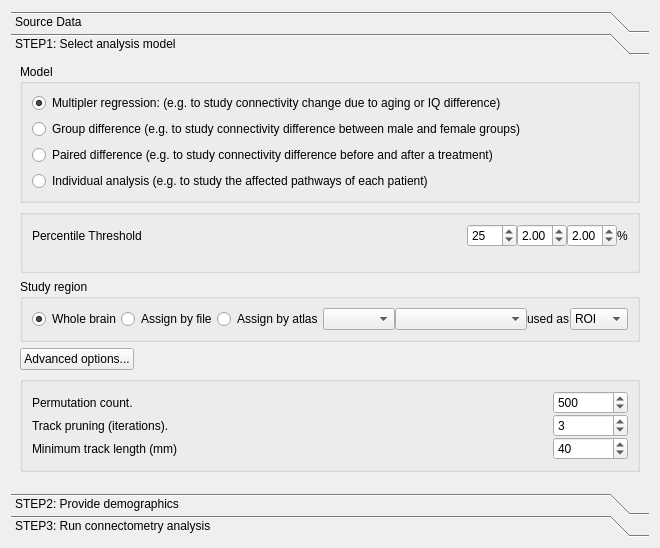
<?xml version="1.0" encoding="UTF-8"?>
<ui version="4.0">
 <class>vbc_dialog</class>
 <widget class="QDialog" name="vbc_dialog">
  <property name="geometry">
   <rect>
    <x>0</x>
    <y>0</y>
    <width>660</width>
    <height>548</height>
   </rect>
  </property>
  <property name="windowTitle">
   <string>Connectometry</string>
  </property>
  <property name="windowIcon">
   <iconset resource="../icons.qrc">
    <normaloff>:/icons/icons/axial.xpm</normaloff>:/icons/icons/axial.xpm</iconset>
  </property>
  <layout class="QVBoxLayout" name="verticalLayout">
   <item>
    <widget class="QWidget" name="widget_2" native="true">
     <layout class="QVBoxLayout" name="verticalLayout_9">
      <property name="margin">
       <number>0</number>
      </property>
      <item>
       <widget class="QToolBox" name="toolBox">
        <property name="currentIndex">
         <number>1</number>
        </property>
        <property name="tabSpacing">
         <number>0</number>
        </property>
        <widget class="QWidget" name="page">
         <property name="geometry">
          <rect>
           <x>0</x>
           <y>0</y>
           <width>642</width>
           <height>446</height>
          </rect>
         </property>
         <attribute name="label">
          <string>Source Data</string>
         </attribute>
         <layout class="QVBoxLayout" name="verticalLayout_24">
          <item>
           <layout class="QHBoxLayout" name="horizontalLayout_4">
            <property name="spacing">
             <number>0</number>
            </property>
            <item>
             <widget class="QPushButton" name="save_name_list">
              <property name="text">
               <string>Save name list...</string>
              </property>
             </widget>
            </item>
            <item>
             <widget class="QToolButton" name="remove_sel_subject">
              <property name="text">
               <string>Remove selected subject</string>
              </property>
              <property name="icon">
               <iconset resource="../icons.qrc">
                <normaloff>:/icons/icons/delete.xpm</normaloff>:/icons/icons/delete.xpm</iconset>
              </property>
             </widget>
            </item>
            <item>
             <spacer name="horizontalSpacer">
              <property name="orientation">
               <enum>Qt::Horizontal</enum>
              </property>
              <property name="sizeHint" stdset="0">
               <size>
                <width>40</width>
                <height>20</height>
               </size>
              </property>
             </spacer>
            </item>
           </layout>
          </item>
          <item>
           <widget class="QSplitter" name="splitter">
            <property name="orientation">
             <enum>Qt::Vertical</enum>
            </property>
            <widget class="QWidget" name="widget_3" native="true">
             <layout class="QVBoxLayout" name="verticalLayout_6">
              <property name="spacing">
               <number>0</number>
              </property>
              <property name="margin">
               <number>0</number>
              </property>
              <item>
               <widget class="QSplitter" name="splitter_5">
                <property name="orientation">
                 <enum>Qt::Horizontal</enum>
                </property>
                <widget class="QWidget" name="widget_4" native="true">
                 <layout class="QVBoxLayout" name="verticalLayout_13">
                  <property name="spacing">
                   <number>0</number>
                  </property>
                  <property name="margin">
                   <number>0</number>
                  </property>
                  <item>
                   <layout class="QHBoxLayout" name="horizontalLayout_17">
                    <item>
                     <widget class="QLabel" name="label_13">
                      <property name="text">
                       <string>Zoom</string>
                      </property>
                     </widget>
                    </item>
                    <item>
                     <widget class="QDoubleSpinBox" name="zoom">
                      <property name="minimum">
                       <double>0.100000000000000</double>
                      </property>
                      <property name="maximum">
                       <double>20.000000000000000</double>
                      </property>
                      <property name="value">
                       <double>3.000000000000000</double>
                      </property>
                     </widget>
                    </item>
                    <item>
                     <widget class="QLabel" name="coordinate">
                      <property name="text">
                       <string>(x,y,z)</string>
                      </property>
                     </widget>
                    </item>
                    <item>
                     <spacer name="horizontalSpacer_6">
                      <property name="orientation">
                       <enum>Qt::Horizontal</enum>
                      </property>
                      <property name="sizeHint" stdset="0">
                       <size>
                        <width>40</width>
                        <height>20</height>
                       </size>
                      </property>
                     </spacer>
                    </item>
                   </layout>
                  </item>
                  <item>
                   <widget class="QGraphicsView" name="vbc_view"/>
                  </item>
                  <item>
                   <widget class="QScrollBar" name="AxiSlider">
                    <property name="orientation">
                     <enum>Qt::Horizontal</enum>
                    </property>
                   </widget>
                  </item>
                 </layout>
                </widget>
                <widget class="QTableWidget" name="subject_list">
                 <property name="sizePolicy">
                  <sizepolicy hsizetype="Minimum" vsizetype="Expanding">
                   <horstretch>0</horstretch>
                   <verstretch>0</verstretch>
                  </sizepolicy>
                 </property>
                 <property name="selectionMode">
                  <enum>QAbstractItemView::SingleSelection</enum>
                 </property>
                 <property name="selectionBehavior">
                  <enum>QAbstractItemView::SelectRows</enum>
                 </property>
                 <column>
                  <property name="text">
                   <string>Subject ID</string>
                  </property>
                 </column>
                 <column>
                  <property name="text">
                   <string>Value</string>
                  </property>
                 </column>
                 <column>
                  <property name="text">
                   <string>R2</string>
                  </property>
                 </column>
                </widget>
               </widget>
              </item>
             </layout>
            </widget>
            <widget class="QCustomPlot" name="vbc_report" native="true"/>
           </widget>
          </item>
         </layout>
        </widget>
        <widget class="QWidget" name="page_2">
         <property name="geometry">
          <rect>
           <x>0</x>
           <y>0</y>
           <width>642</width>
           <height>446</height>
          </rect>
         </property>
         <attribute name="label">
          <string>STEP1: Select analysis model</string>
         </attribute>
         <layout class="QVBoxLayout" name="verticalLayout_23">
          <item>
           <widget class="QGroupBox" name="groupBox_4">
            <property name="title">
             <string>Model</string>
            </property>
            <layout class="QVBoxLayout" name="verticalLayout_21">
             <item>
              <widget class="QRadioButton" name="rb_multiple_regression">
               <property name="text">
                <string>Multipler regression: (e.g. to study connectivity change due to aging or IQ difference)</string>
               </property>
               <property name="checked">
                <bool>true</bool>
               </property>
              </widget>
             </item>
             <item>
              <widget class="QRadioButton" name="rb_group_difference">
               <property name="enabled">
                <bool>true</bool>
               </property>
               <property name="text">
                <string>Group difference (e.g. to study connectivity difference between male and female groups)</string>
               </property>
              </widget>
             </item>
             <item>
              <widget class="QRadioButton" name="rb_paired_difference">
               <property name="enabled">
                <bool>true</bool>
               </property>
               <property name="text">
                <string>Paired difference (e.g. to study connectivity difference before and after a treatment)</string>
               </property>
              </widget>
             </item>
             <item>
              <widget class="QRadioButton" name="rb_individual_analysis">
               <property name="text">
                <string>Individual analysis (e.g. to study the affected pathways of each patient)</string>
               </property>
              </widget>
             </item>
            </layout>
           </widget>
          </item>
          <item>
           <widget class="QGroupBox" name="groupBox">
            <property name="title">
             <string/>
            </property>
            <layout class="QVBoxLayout" name="verticalLayout_4">
             <property name="spacing">
              <number>0</number>
             </property>
             <property name="margin">
              <number>9</number>
             </property>
             <item>
              <layout class="QHBoxLayout" name="percentile_rank_layout">
               <item>
                <widget class="QLabel" name="threshold_label">
                 <property name="text">
                  <string>Percentile Threshold</string>
                 </property>
                </widget>
               </item>
               <item>
                <widget class="QSpinBox" name="percentage_dif">
                 <property name="maximumSize">
                  <size>
                   <width>50</width>
                   <height>16777215</height>
                  </size>
                 </property>
                 <property name="maximum">
                  <number>200</number>
                 </property>
                 <property name="value">
                  <number>25</number>
                 </property>
                </widget>
               </item>
               <item>
                <widget class="QDoubleSpinBox" name="t_threshold">
                 <property name="maximumSize">
                  <size>
                   <width>50</width>
                   <height>16777215</height>
                  </size>
                 </property>
                 <property name="maximum">
                  <double>5.000000000000000</double>
                 </property>
                 <property name="singleStep">
                  <double>1.000000000000000</double>
                 </property>
                 <property name="value">
                  <double>2.000000000000000</double>
                 </property>
                </widget>
               </item>
               <item>
                <widget class="QDoubleSpinBox" name="percentile">
                 <property name="maximumSize">
                  <size>
                   <width>50</width>
                   <height>16777215</height>
                  </size>
                 </property>
                 <property name="decimals">
                  <number>2</number>
                 </property>
                 <property name="minimum">
                  <double>0.000000000000000</double>
                 </property>
                 <property name="maximum">
                  <double>100.000000000000000</double>
                 </property>
                 <property name="singleStep">
                  <double>1.000000000000000</double>
                 </property>
                 <property name="value">
                  <double>2.000000000000000</double>
                 </property>
                </widget>
               </item>
               <item>
                <widget class="QLabel" name="percentage_label">
                 <property name="sizePolicy">
                  <sizepolicy hsizetype="Maximum" vsizetype="Preferred">
                   <horstretch>0</horstretch>
                   <verstretch>0</verstretch>
                  </sizepolicy>
                 </property>
                 <property name="text">
                  <string>%</string>
                 </property>
                </widget>
               </item>
              </layout>
             </item>
             <item>
              <widget class="QLabel" name="explaination">
               <property name="text">
                <string/>
               </property>
              </widget>
             </item>
            </layout>
           </widget>
          </item>
          <item>
           <widget class="QGroupBox" name="percentile_rank_group">
            <property name="title">
             <string>Study region</string>
            </property>
            <layout class="QVBoxLayout" name="verticalLayout_2">
             <property name="spacing">
              <number>0</number>
             </property>
             <item>
              <layout class="QHBoxLayout" name="horizontalLayout_15">
               <property name="spacing">
                <number>0</number>
               </property>
               <item>
                <widget class="QRadioButton" name="roi_whole_brain">
                 <property name="text">
                  <string>Whole brain</string>
                 </property>
                 <property name="checked">
                  <bool>true</bool>
                 </property>
                </widget>
               </item>
               <item>
                <widget class="QRadioButton" name="roi_file">
                 <property name="text">
                  <string>Assign by file</string>
                 </property>
                </widget>
               </item>
               <item>
                <widget class="QRadioButton" name="roi_atlas">
                 <property name="text">
                  <string>Assign by atlas</string>
                 </property>
                </widget>
               </item>
               <item>
                <widget class="QWidget" name="ROI_widget" native="true">
                 <layout class="QHBoxLayout" name="horizontalLayout_2">
                  <property name="spacing">
                   <number>0</number>
                  </property>
                  <property name="margin">
                   <number>0</number>
                  </property>
                  <item>
                   <widget class="QComboBox" name="atlas_box"/>
                  </item>
                  <item>
                   <widget class="QComboBox" name="atlas_region_box">
                    <property name="sizePolicy">
                     <sizepolicy hsizetype="Expanding" vsizetype="Fixed">
                      <horstretch>0</horstretch>
                      <verstretch>0</verstretch>
                     </sizepolicy>
                    </property>
                    <property name="sizeAdjustPolicy">
                     <enum>QComboBox::AdjustToContentsOnFirstShow</enum>
                    </property>
                   </widget>
                  </item>
                  <item>
                   <widget class="QLabel" name="label_5">
                    <property name="text">
                     <string>used as</string>
                    </property>
                   </widget>
                  </item>
                  <item>
                   <widget class="QComboBox" name="region_type">
                    <item>
                     <property name="text">
                      <string>ROI</string>
                     </property>
                    </item>
                    <item>
                     <property name="text">
                      <string>ROA</string>
                     </property>
                    </item>
                    <item>
                     <property name="text">
                      <string>End</string>
                     </property>
                    </item>
                    <item>
                     <property name="text">
                      <string>Seed</string>
                     </property>
                    </item>
                   </widget>
                  </item>
                 </layout>
                </widget>
               </item>
              </layout>
             </item>
            </layout>
           </widget>
          </item>
          <item>
           <layout class="QHBoxLayout" name="horizontalLayout_11">
            <item>
             <widget class="QPushButton" name="advanced_options">
              <property name="text">
               <string>Advanced options...</string>
              </property>
             </widget>
            </item>
            <item>
             <spacer name="horizontalSpacer_3">
              <property name="orientation">
               <enum>Qt::Horizontal</enum>
              </property>
              <property name="sizeHint" stdset="0">
               <size>
                <width>40</width>
                <height>20</height>
               </size>
              </property>
             </spacer>
            </item>
           </layout>
          </item>
          <item>
           <widget class="QGroupBox" name="advanced_options_box">
            <property name="maximumSize">
             <size>
              <width>16777215</width>
              <height>16777215</height>
             </size>
            </property>
            <property name="title">
             <string/>
            </property>
            <layout class="QVBoxLayout" name="verticalLayout_18">
             <property name="spacing">
              <number>0</number>
             </property>
             <item>
              <layout class="QHBoxLayout" name="horizontalLayout_12">
               <item>
                <widget class="QLabel" name="label_4">
                 <property name="text">
                  <string>Permutation count.</string>
                 </property>
                </widget>
               </item>
               <item>
                <widget class="QSpinBox" name="mr_permutation">
                 <property name="maximumSize">
                  <size>
                   <width>75</width>
                   <height>16777215</height>
                  </size>
                 </property>
                 <property name="minimum">
                  <number>50</number>
                 </property>
                 <property name="maximum">
                  <number>10000</number>
                 </property>
                 <property name="singleStep">
                  <number>100</number>
                 </property>
                 <property name="value">
                  <number>500</number>
                 </property>
                </widget>
               </item>
              </layout>
             </item>
             <item>
              <layout class="QHBoxLayout" name="horizontalLayout_8">
               <item>
                <widget class="QLabel" name="label_7">
                 <property name="text">
                  <string>Track pruning (iterations).</string>
                 </property>
                </widget>
               </item>
               <item>
                <widget class="QSpinBox" name="pruning">
                 <property name="maximumSize">
                  <size>
                   <width>75</width>
                   <height>16777215</height>
                  </size>
                 </property>
                 <property name="maximum">
                  <number>100</number>
                 </property>
                 <property name="value">
                  <number>3</number>
                 </property>
                </widget>
               </item>
              </layout>
             </item>
             <item>
              <layout class="QHBoxLayout" name="horizontalLayout">
               <item>
                <widget class="QLabel" name="label_3">
                 <property name="text">
                  <string>Minimum track length (mm)</string>
                 </property>
                </widget>
               </item>
               <item>
                <widget class="QSpinBox" name="length_threshold">
                 <property name="maximumSize">
                  <size>
                   <width>75</width>
                   <height>16777215</height>
                  </size>
                 </property>
                 <property name="minimum">
                  <number>10</number>
                 </property>
                 <property name="maximum">
                  <number>200</number>
                 </property>
                 <property name="value">
                  <number>40</number>
                 </property>
                </widget>
               </item>
              </layout>
             </item>
            </layout>
           </widget>
          </item>
          <item>
           <spacer name="verticalSpacer_2">
            <property name="orientation">
             <enum>Qt::Vertical</enum>
            </property>
            <property name="sizeHint" stdset="0">
             <size>
              <width>20</width>
              <height>40</height>
             </size>
            </property>
           </spacer>
          </item>
         </layout>
        </widget>
        <widget class="QWidget" name="page_4">
         <property name="geometry">
          <rect>
           <x>0</x>
           <y>0</y>
           <width>642</width>
           <height>446</height>
          </rect>
         </property>
         <attribute name="label">
          <string>STEP2: Provide demographics</string>
         </attribute>
         <layout class="QVBoxLayout" name="verticalLayout_19">
          <item>
           <widget class="QGroupBox" name="individual_demo">
            <property name="title">
             <string/>
            </property>
            <layout class="QVBoxLayout" name="verticalLayout_14">
             <property name="spacing">
              <number>0</number>
             </property>
             <property name="margin">
              <number>0</number>
             </property>
             <item>
              <layout class="QHBoxLayout" name="horizontalLayout_9">
               <item>
                <widget class="QToolButton" name="open_files">
                 <property name="maximumSize">
                  <size>
                   <width>23</width>
                   <height>22</height>
                  </size>
                 </property>
                 <property name="text">
                  <string>...</string>
                 </property>
                 <property name="icon">
                  <iconset resource="../icons.qrc">
                   <normaloff>:/icons/icons/open.xpm</normaloff>:/icons/icons/open.xpm</iconset>
                 </property>
                </widget>
               </item>
               <item>
                <widget class="QLabel" name="open_instruction">
                 <property name="text">
                  <string>Open subjects' fib files </string>
                 </property>
                </widget>
               </item>
               <item>
                <spacer name="horizontalSpacer_5">
                 <property name="orientation">
                  <enum>Qt::Horizontal</enum>
                 </property>
                 <property name="sizeHint" stdset="0">
                  <size>
                   <width>40</width>
                   <height>20</height>
                  </size>
                 </property>
                </spacer>
               </item>
              </layout>
             </item>
            </layout>
           </widget>
          </item>
          <item>
           <widget class="QListView" name="individual_list"/>
          </item>
          <item>
           <widget class="QGroupBox" name="multiple_regression_demo">
            <property name="sizePolicy">
             <sizepolicy hsizetype="Expanding" vsizetype="Preferred">
              <horstretch>0</horstretch>
              <verstretch>0</verstretch>
             </sizepolicy>
            </property>
            <property name="title">
             <string/>
            </property>
            <layout class="QVBoxLayout" name="verticalLayout_17">
             <property name="spacing">
              <number>0</number>
             </property>
             <property name="margin">
              <number>0</number>
             </property>
             <item>
              <layout class="QHBoxLayout" name="horizontalLayout_10">
               <item>
                <widget class="QToolButton" name="open_mr_files">
                 <property name="maximumSize">
                  <size>
                   <width>23</width>
                   <height>22</height>
                  </size>
                 </property>
                 <property name="text">
                  <string>...</string>
                 </property>
                 <property name="icon">
                  <iconset resource="../icons.qrc">
                   <normaloff>:/icons/icons/open.xpm</normaloff>:/icons/icons/open.xpm</iconset>
                 </property>
                </widget>
               </item>
               <item>
                <widget class="QLabel" name="open_instruction_2">
                 <property name="text">
                  <string>Open subjects' demographics.</string>
                 </property>
                </widget>
               </item>
               <item>
                <widget class="QPushButton" name="remove_subject">
                 <property name="maximumSize">
                  <size>
                   <width>23</width>
                   <height>22</height>
                  </size>
                 </property>
                 <property name="text">
                  <string/>
                 </property>
                 <property name="icon">
                  <iconset resource="../icons.qrc">
                   <normaloff>:/icons/icons/delete.xpm</normaloff>:/icons/icons/delete.xpm</iconset>
                 </property>
                </widget>
               </item>
               <item>
                <spacer name="horizontalSpacer_4">
                 <property name="orientation">
                  <enum>Qt::Horizontal</enum>
                 </property>
                 <property name="sizeHint" stdset="0">
                  <size>
                   <width>40</width>
                   <height>20</height>
                  </size>
                 </property>
                </spacer>
               </item>
               <item>
                <widget class="QWidget" name="regression_feature" native="true">
                 <property name="minimumSize">
                  <size>
                   <width>0</width>
                   <height>0</height>
                  </size>
                 </property>
                 <layout class="QHBoxLayout" name="horizontalLayout_6">
                  <property name="spacing">
                   <number>0</number>
                  </property>
                  <property name="margin">
                   <number>0</number>
                  </property>
                  <item>
                   <widget class="QLabel" name="label_6">
                    <property name="text">
                     <string>Please choose a feature to study:</string>
                    </property>
                   </widget>
                  </item>
                  <item>
                   <widget class="QComboBox" name="foi"/>
                  </item>
                 </layout>
                </widget>
               </item>
               <item>
                <widget class="QWidget" name="foi_widget" native="true">
                 <layout class="QHBoxLayout" name="horizontalLayout_7">
                  <property name="spacing">
                   <number>0</number>
                  </property>
                  <property name="margin">
                   <number>0</number>
                  </property>
                 </layout>
                </widget>
               </item>
              </layout>
             </item>
            </layout>
           </widget>
          </item>
          <item>
           <widget class="QTableWidget" name="subject_demo">
            <property name="sizePolicy">
             <sizepolicy hsizetype="Minimum" vsizetype="Expanding">
              <horstretch>0</horstretch>
              <verstretch>0</verstretch>
             </sizepolicy>
            </property>
            <property name="alternatingRowColors">
             <bool>true</bool>
            </property>
            <property name="selectionMode">
             <enum>QAbstractItemView::SingleSelection</enum>
            </property>
            <property name="selectionBehavior">
             <enum>QAbstractItemView::SelectRows</enum>
            </property>
            <property name="showGrid">
             <bool>true</bool>
            </property>
            <property name="gridStyle">
             <enum>Qt::SolidLine</enum>
            </property>
            <property name="sortingEnabled">
             <bool>true</bool>
            </property>
            <property name="rowCount">
             <number>0</number>
            </property>
            <column>
             <property name="text">
              <string>Subject ID</string>
             </property>
            </column>
           </widget>
          </item>
         </layout>
        </widget>
        <widget class="QWidget" name="page_3">
         <property name="geometry">
          <rect>
           <x>0</x>
           <y>0</y>
           <width>642</width>
           <height>446</height>
          </rect>
         </property>
         <attribute name="label">
          <string>STEP3: Run connectometry analysis</string>
         </attribute>
         <layout class="QVBoxLayout" name="verticalLayout_7">
          <item>
           <widget class="QTabWidget" name="tabWidget_2">
            <property name="currentIndex">
             <number>0</number>
            </property>
            <widget class="QWidget" name="tab">
             <attribute name="title">
              <string>Plot and Report</string>
             </attribute>
             <layout class="QVBoxLayout" name="verticalLayout_3">
              <item>
               <layout class="QHBoxLayout" name="horizontalLayout_16">
                <item>
                 <widget class="QCheckBox" name="view_legend">
                  <property name="text">
                   <string>legend</string>
                  </property>
                  <property name="checked">
                   <bool>true</bool>
                  </property>
                 </widget>
                </item>
                <item>
                 <widget class="QCheckBox" name="show_null_greater">
                  <property name="text">
                   <string>null greater</string>
                  </property>
                  <property name="checked">
                   <bool>true</bool>
                  </property>
                 </widget>
                </item>
                <item>
                 <widget class="QCheckBox" name="show_null_lesser">
                  <property name="text">
                   <string>null lesser</string>
                  </property>
                  <property name="checked">
                   <bool>true</bool>
                  </property>
                 </widget>
                </item>
                <item>
                 <widget class="QCheckBox" name="show_greater">
                  <property name="text">
                   <string>greater</string>
                  </property>
                  <property name="checked">
                   <bool>true</bool>
                  </property>
                 </widget>
                </item>
                <item>
                 <widget class="QCheckBox" name="show_lesser">
                  <property name="text">
                   <string>lesser</string>
                  </property>
                  <property name="checked">
                   <bool>true</bool>
                  </property>
                 </widget>
                </item>
                <item>
                 <widget class="QCheckBox" name="show_lesser_2">
                  <property name="text">
                   <string>FDR lesser</string>
                  </property>
                  <property name="checked">
                   <bool>true</bool>
                  </property>
                 </widget>
                </item>
                <item>
                 <widget class="QCheckBox" name="show_greater_2">
                  <property name="text">
                   <string>FDR greater</string>
                  </property>
                  <property name="checked">
                   <bool>true</bool>
                  </property>
                 </widget>
                </item>
                <item>
                 <widget class="QLabel" name="label">
                  <property name="text">
                   <string>max x:</string>
                  </property>
                 </widget>
                </item>
                <item>
                 <widget class="QSpinBox" name="span_to">
                  <property name="value">
                   <number>40</number>
                  </property>
                 </widget>
                </item>
               </layout>
              </item>
              <item>
               <widget class="QWidget" name="widget_5" native="true">
                <property name="sizePolicy">
                 <sizepolicy hsizetype="Preferred" vsizetype="Expanding">
                  <horstretch>0</horstretch>
                  <verstretch>0</verstretch>
                 </sizepolicy>
                </property>
                <property name="minimumSize">
                 <size>
                  <width>0</width>
                  <height>100</height>
                 </size>
                </property>
                <layout class="QVBoxLayout" name="verticalLayout_5">
                 <property name="spacing">
                  <number>0</number>
                 </property>
                 <property name="margin">
                  <number>0</number>
                 </property>
                 <item>
                  <widget class="QSplitter" name="splitter_2">
                   <property name="orientation">
                    <enum>Qt::Vertical</enum>
                   </property>
                   <widget class="QWidget" name="widget" native="true">
                    <property name="sizePolicy">
                     <sizepolicy hsizetype="Preferred" vsizetype="Preferred">
                      <horstretch>0</horstretch>
                      <verstretch>0</verstretch>
                     </sizepolicy>
                    </property>
                    <property name="minimumSize">
                     <size>
                      <width>0</width>
                      <height>180</height>
                     </size>
                    </property>
                    <layout class="QHBoxLayout" name="horizontalLayout_13">
                     <property name="spacing">
                      <number>0</number>
                     </property>
                     <property name="margin">
                      <number>0</number>
                     </property>
                     <item>
                      <widget class="QCustomPlot" name="null_dist" native="true">
                       <property name="sizePolicy">
                        <sizepolicy hsizetype="Preferred" vsizetype="Preferred">
                         <horstretch>0</horstretch>
                         <verstretch>0</verstretch>
                        </sizepolicy>
                       </property>
                      </widget>
                     </item>
                     <item>
                      <widget class="QCustomPlot" name="fdr_dist" native="true">
                       <property name="sizePolicy">
                        <sizepolicy hsizetype="Preferred" vsizetype="Preferred">
                         <horstretch>0</horstretch>
                         <verstretch>0</verstretch>
                        </sizepolicy>
                       </property>
                      </widget>
                     </item>
                    </layout>
                   </widget>
                   <widget class="QTextBrowser" name="textBrowser">
                    <property name="sizePolicy">
                     <sizepolicy hsizetype="Preferred" vsizetype="Preferred">
                      <horstretch>0</horstretch>
                      <verstretch>0</verstretch>
                     </sizepolicy>
                    </property>
                    <property name="maximumSize">
                     <size>
                      <width>65525</width>
                      <height>65525</height>
                     </size>
                    </property>
                   </widget>
                  </widget>
                 </item>
                </layout>
               </widget>
              </item>
             </layout>
            </widget>
            <widget class="QWidget" name="tab_2">
             <attribute name="title">
              <string>Data</string>
             </attribute>
             <layout class="QVBoxLayout" name="verticalLayout_10">
              <property name="spacing">
               <number>0</number>
              </property>
              <property name="margin">
               <number>0</number>
              </property>
              <item>
               <layout class="QHBoxLayout" name="horizontalLayout_5">
                <property name="spacing">
                 <number>0</number>
                </property>
                <item>
                 <widget class="QToolButton" name="save_vbc_dist">
                  <property name="text">
                   <string>...</string>
                  </property>
                  <property name="icon">
                   <iconset resource="../icons.qrc">
                    <normaloff>:/icons/icons/save.xpm</normaloff>:/icons/icons/save.xpm</iconset>
                  </property>
                 </widget>
                </item>
                <item>
                 <widget class="QToolButton" name="save_fdr_dist">
                  <property name="text">
                   <string>...</string>
                  </property>
                  <property name="icon">
                   <iconset resource="../icons.qrc">
                    <normaloff>:/icons/icons/save.xpm</normaloff>:/icons/icons/save.xpm</iconset>
                  </property>
                 </widget>
                </item>
                <item>
                 <spacer name="horizontalSpacer_2">
                  <property name="orientation">
                   <enum>Qt::Horizontal</enum>
                  </property>
                  <property name="sizeHint" stdset="0">
                   <size>
                    <width>40</width>
                    <height>20</height>
                   </size>
                  </property>
                 </spacer>
                </item>
               </layout>
              </item>
              <item>
               <widget class="QTableWidget" name="dist_table">
                <property name="sizePolicy">
                 <sizepolicy hsizetype="Preferred" vsizetype="Expanding">
                  <horstretch>0</horstretch>
                  <verstretch>0</verstretch>
                 </sizepolicy>
                </property>
                <column>
                 <property name="text">
                  <string>span</string>
                 </property>
                </column>
                <column>
                 <property name="text">
                  <string>pdf(x)</string>
                 </property>
                </column>
                <column>
                 <property name="text">
                  <string>cdf(x)</string>
                 </property>
                </column>
                <column>
                 <property name="text">
                  <string>FDR</string>
                 </property>
                </column>
               </widget>
              </item>
             </layout>
            </widget>
           </widget>
          </item>
          <item>
           <layout class="QHBoxLayout" name="horizontalLayout_3">
            <property name="spacing">
             <number>0</number>
            </property>
            <item>
             <widget class="QProgressBar" name="progressBar">
              <property name="value">
               <number>0</number>
              </property>
             </widget>
            </item>
            <item>
             <widget class="QSpinBox" name="multithread">
              <property name="maximumSize">
               <size>
                <width>75</width>
                <height>16777215</height>
               </size>
              </property>
              <property name="minimum">
               <number>1</number>
              </property>
              <property name="maximum">
               <number>32</number>
              </property>
              <property name="value">
               <number>4</number>
              </property>
             </widget>
            </item>
            <item>
             <widget class="QLabel" name="label_2">
              <property name="text">
               <string>multi-thread</string>
              </property>
             </widget>
            </item>
            <item>
             <widget class="QPushButton" name="run">
              <property name="enabled">
               <bool>false</bool>
              </property>
              <property name="text">
               <string>Run</string>
              </property>
             </widget>
            </item>
            <item>
             <widget class="QPushButton" name="show_result">
              <property name="text">
               <string>Show Results</string>
              </property>
             </widget>
            </item>
           </layout>
          </item>
         </layout>
        </widget>
       </widget>
      </item>
     </layout>
    </widget>
   </item>
  </layout>
 </widget>
 <customwidgets>
  <customwidget>
   <class>QCustomPlot</class>
   <extends>QWidget</extends>
   <header>plot/qcustomplot.h</header>
   <container>1</container>
  </customwidget>
 </customwidgets>
 <resources>
  <include location="../icons.qrc"/>
 </resources>
 <connections/>
</ui>
